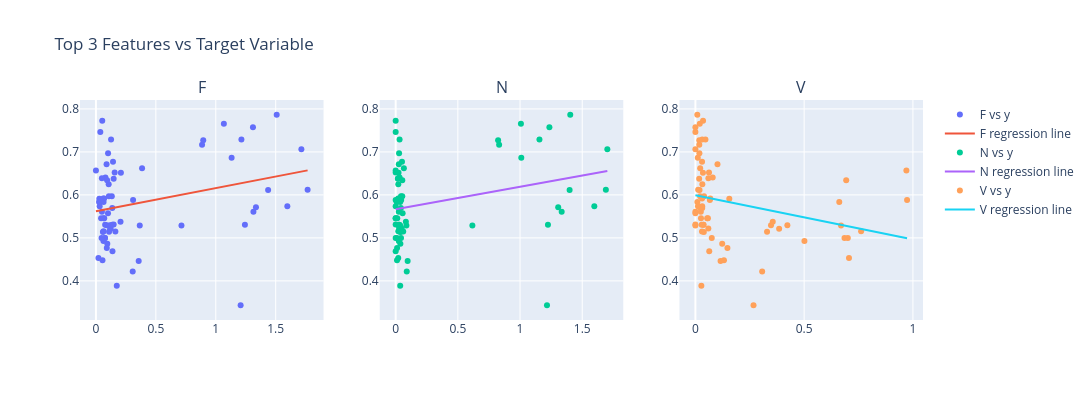

Notebook source saved alongside this figure:
### Code cell
X, y = heatmap_features, np.array(heatmap_accs)
heatmap_feature_str = """string counts = [A,B,C,D,E,F,G,H,I,J,K,L,M,N,O,P,Q,R,S,T,U,V,W,X,Y,Z]"""
run_evaluate_regression(X, y, feature_str=heatmap_feature_str)
